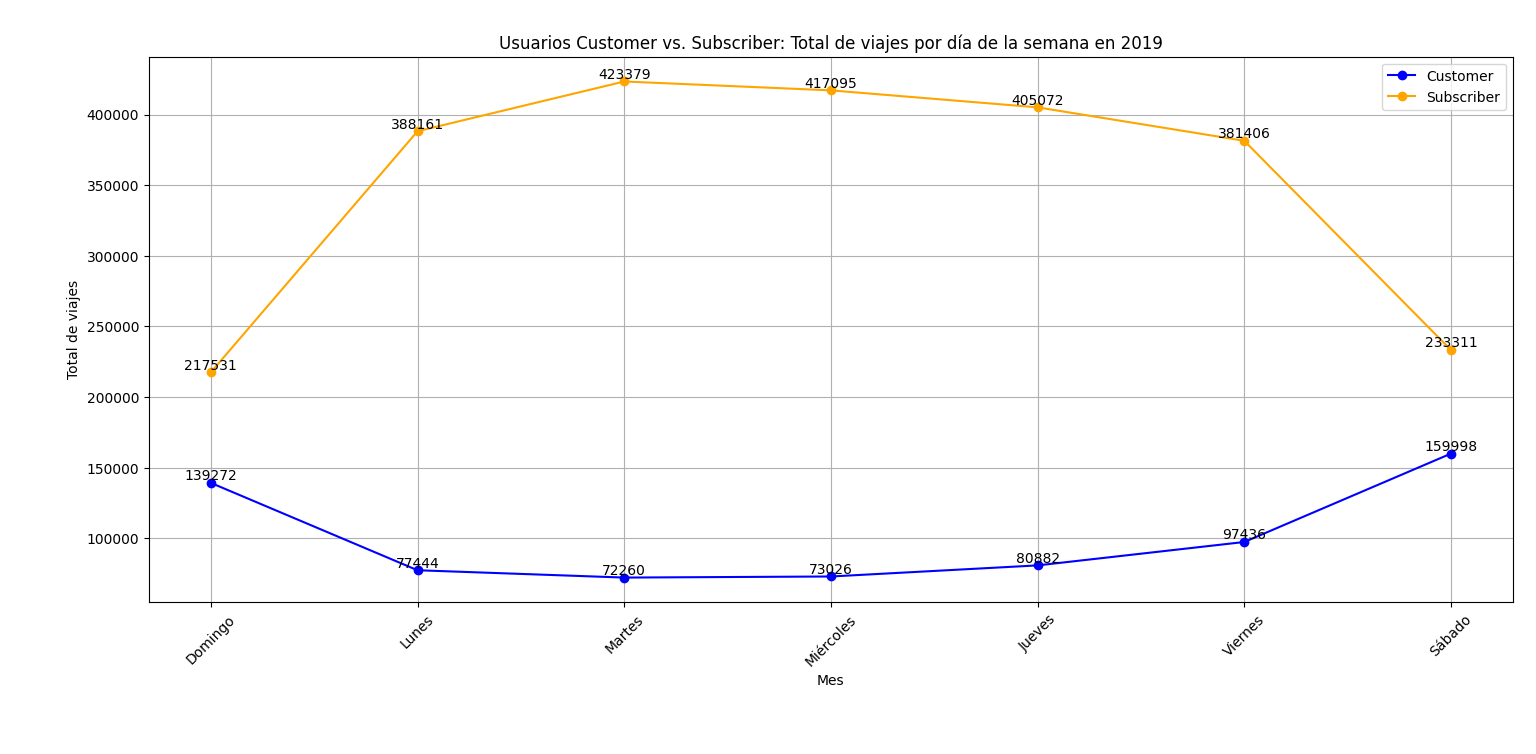

Python code for this plot:
import matplotlib.pyplot as plt
import numpy as np

# Datos en formato JSON
data = [
    {"weekday": 1, "promedio_recorrido_customer": {"minutes": 42, "seconds": 17}, "promedio_recorrido_subscriber": {"minutes": 14, "seconds": 20}, "total_viajes_customer": 139272, "total_viajes_subscriber": 217531},
    {"weekday": 2, "promedio_recorrido_customer": {"minutes": 39, "seconds": 45,}, "promedio_recorrido_subscriber": {"minutes": 12, "seconds": 35,}, "total_viajes_customer": 77444, "total_viajes_subscriber": 388161},
    {"weekday": 3, "promedio_recorrido_customer": {"minutes": 39, "seconds": 0}, "promedio_recorrido_subscriber": {"minutes": 12, "seconds": 36}, "total_viajes_customer": 72260, "total_viajes_subscriber": 423379},
    {"weekday": 4, "promedio_recorrido_customer": {"minutes": 38, "seconds": 18}, "promedio_recorrido_subscriber": {"minutes": 12, "seconds": 38}, "total_viajes_customer": 73026, "total_viajes_subscriber": 417095},
    {"weekday": 5, "promedio_recorrido_customer": {"minutes": 39, "seconds": 21}, "promedio_recorrido_subscriber": {"minutes": 12, "seconds": 39}, "total_viajes_customer": 80882, "total_viajes_subscriber": 405072},
    {"weekday": 6, "promedio_recorrido_customer": {"minutes": 39, "seconds": 46}, "promedio_recorrido_subscriber": {"minutes": 12, "seconds": 33}, "total_viajes_customer": 97436, "total_viajes_subscriber": 381406},
    {"weekday": 7, "promedio_recorrido_customer": {"minutes": 42, "seconds": 21}, "promedio_recorrido_subscriber": {"minutes": 14, "seconds": 30}, "total_viajes_customer": 159998, "total_viajes_subscriber": 233311}
]

# Diccionario para mapear números de días a nombres
dias_semana_dict = {
    1: 'Domingo',
    2: 'Lunes',
    3: 'Martes',
    4: 'Miércoles',
    5: 'Jueves',
    6: 'Viernes',
    7: 'Sábado'
}

# Extraer los datos
dias_semana = [dias_semana_dict[entry["weekday"]] for entry in data]
viajes_customer = [entry["total_viajes_customer"] for entry in data]
viajes_subscriber = [entry["total_viajes_subscriber"] for entry in data]
tiempo_customer = [entry["promedio_recorrido_customer"]["minutes"] + entry["promedio_recorrido_customer"]["seconds"] / 60 for entry in data]
tiempo_subscriber = [entry["promedio_recorrido_subscriber"]["minutes"] + entry["promedio_recorrido_subscriber"]["seconds"] / 60 for entry in data]

# Crear el gráfico lineal del total de recorridos
plt.figure(figsize=(10, 5))

plt.plot(dias_semana, viajes_customer, marker='o', color='blue', label='Customer')
plt.plot(dias_semana, viajes_subscriber, marker='o', color='orange', label='Subscriber')

# Etiquetas de datos
for i, (semana, vc, vs) in enumerate(zip(dias_semana, viajes_customer, viajes_subscriber)):
    plt.text(semana, vc, f"{vc}", ha='center', va='bottom')
    plt.text(semana, vs, f"{vs}", ha='center', va='bottom')

# Rejillas
plt.grid(True)

plt.xlabel('Mes')
plt.ylabel('Total de viajes')
plt.title('Usuarios Customer vs. Subscriber: Total de viajes por día de la semana en 2019')
plt.legend()
plt.xticks(rotation=45)
plt.tight_layout()
plt.show()


# Crear el gráfico lineal del promedio de tiempo
plt.figure(figsize=(10, 5))

plt.plot(dias_semana, tiempo_customer, marker='o', color='blue', label='Customer')
plt.plot(dias_semana, tiempo_subscriber, marker='o', color='orange', label='Subscriber')

# Etiquetas de datos
for i, (semana, vc, vs) in enumerate(zip(dias_semana, tiempo_customer, tiempo_subscriber)):
    vc_rounded = round(vc, 2)
    vs_rounded = round(vs, 2)
    plt.text(semana, vc, f"{vc_rounded}", ha='center', va='bottom')
    plt.text(semana, vs, f"{vs_rounded}", ha='center', va='bottom')
    
    #plt.text(semana, vc, f"{vc}", ha='center', va='bottom')
    #plt.text(semana, vs, f"{vs}", ha='center', va='bottom')

# Rejillas
plt.grid(True)

plt.xlabel('Dia de la semana')
plt.ylabel('Promedio de tiempo (minutos)')
plt.title('Usuarios Customer vs. Subscriber: Promedio de recorrido por día de la semana en 2019')
plt.legend()
plt.xticks(rotation=45)
plt.tight_layout()
plt.show()
